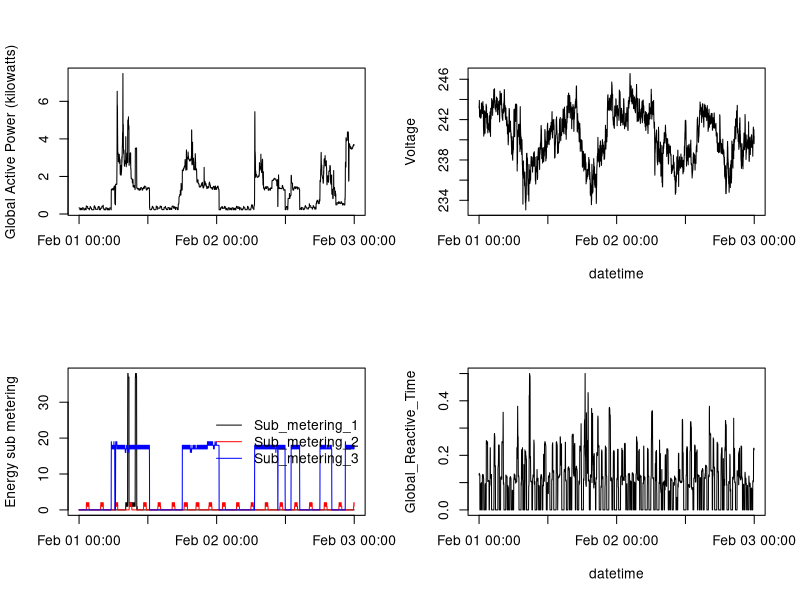

The R source for this figure:
#############
## plot4.R ##
#############
# Using the same data frame generated in 'plot1.R'.
df <- read.csv("filtered_data.csv") 
# Draw 'plot4', which consists of four plots in a 2x2 grid.
par(mfrow=c(2,2))
# Top-left plot, which is plot2.
plot(Global_active_power~as.POSIXct(datetime),
     data=df,
     type="l", 
     xlab="", ylab = "Global Active Power (kilowatts)")

# Top-right plot
plot(Voltage~as.POSIXct(datetime),
     data=df,
     type="l",
     xlab="datetime", ylab="Voltage")

# Bottom-left plot, which is plot3.
plot(df$Sub_metering_1~as.POSIXct(df$datetime), 
     type="l", 
     xlab="", ylab = "Energy sub metering",
     col="black")
# Add two more sets of data points in different color.
points(as.POSIXct(df$datetime), df$Sub_metering_2, type="l", col="red")
points(as.POSIXct(df$datetime), df$Sub_metering_3, type="l", col="blue")
# Make a legend on the top-right corner of the plot.
legend("right", 
       legend=c("Sub_metering_1", "Sub_metering_2", "Sub_metering_3"),
       col=c("black", "red", "blue"),
       lty=1,
       bty="n")

# Bottom-right plot
plot(Global_reactive_power~as.POSIXct(datetime), 
     data=df,
     type="l", 
     xlab="datetime", ylab = "Global_Reactive_Time")

# Draw 'plot4', which consists of four plots in a 2x2 grid.
dev.copy(png, file = "plot4.png", width=900, height=900) ## Make a PNG format plot.
dev.off() ## Close the graphic device.
